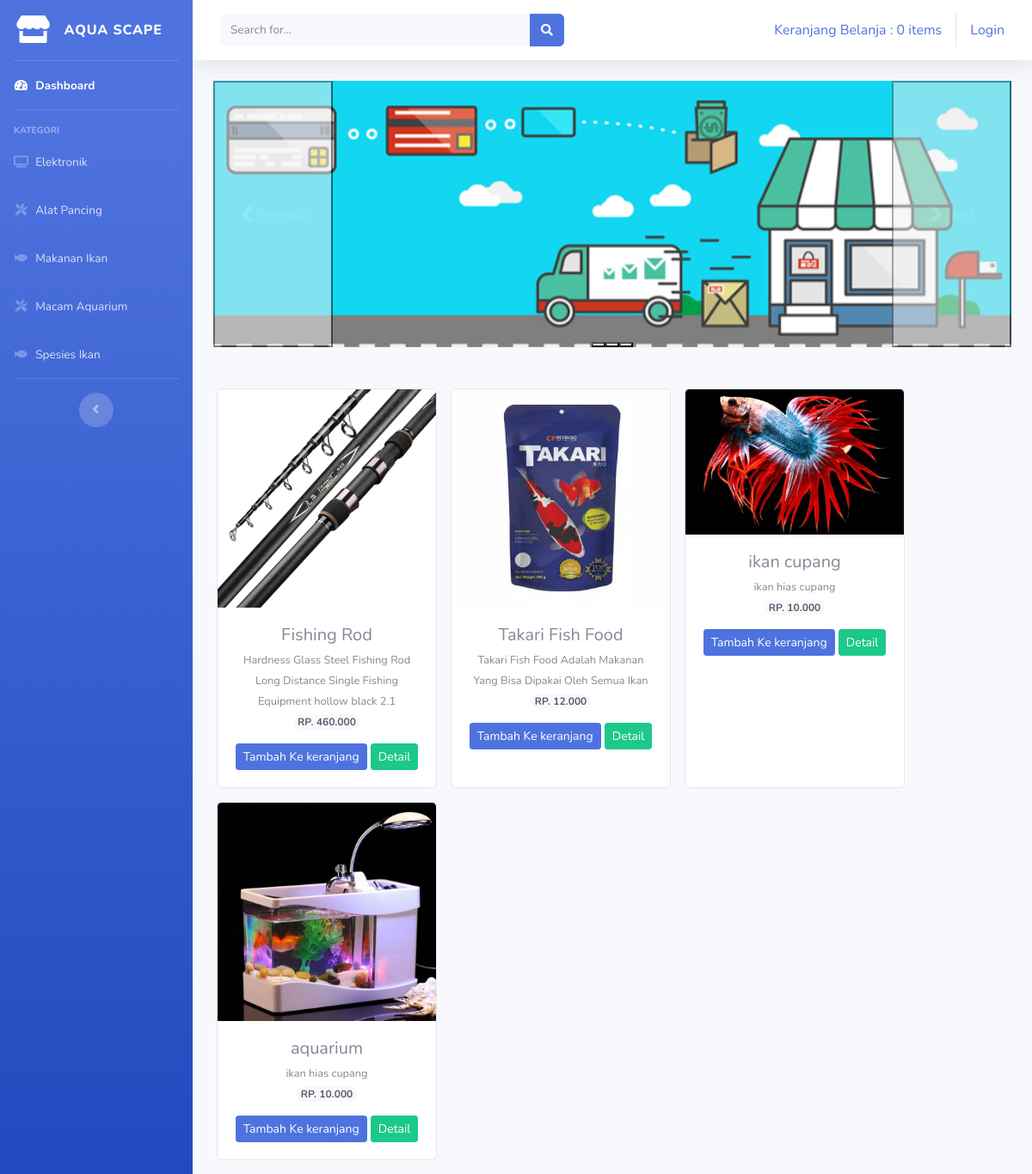
Before: / with the older database file.
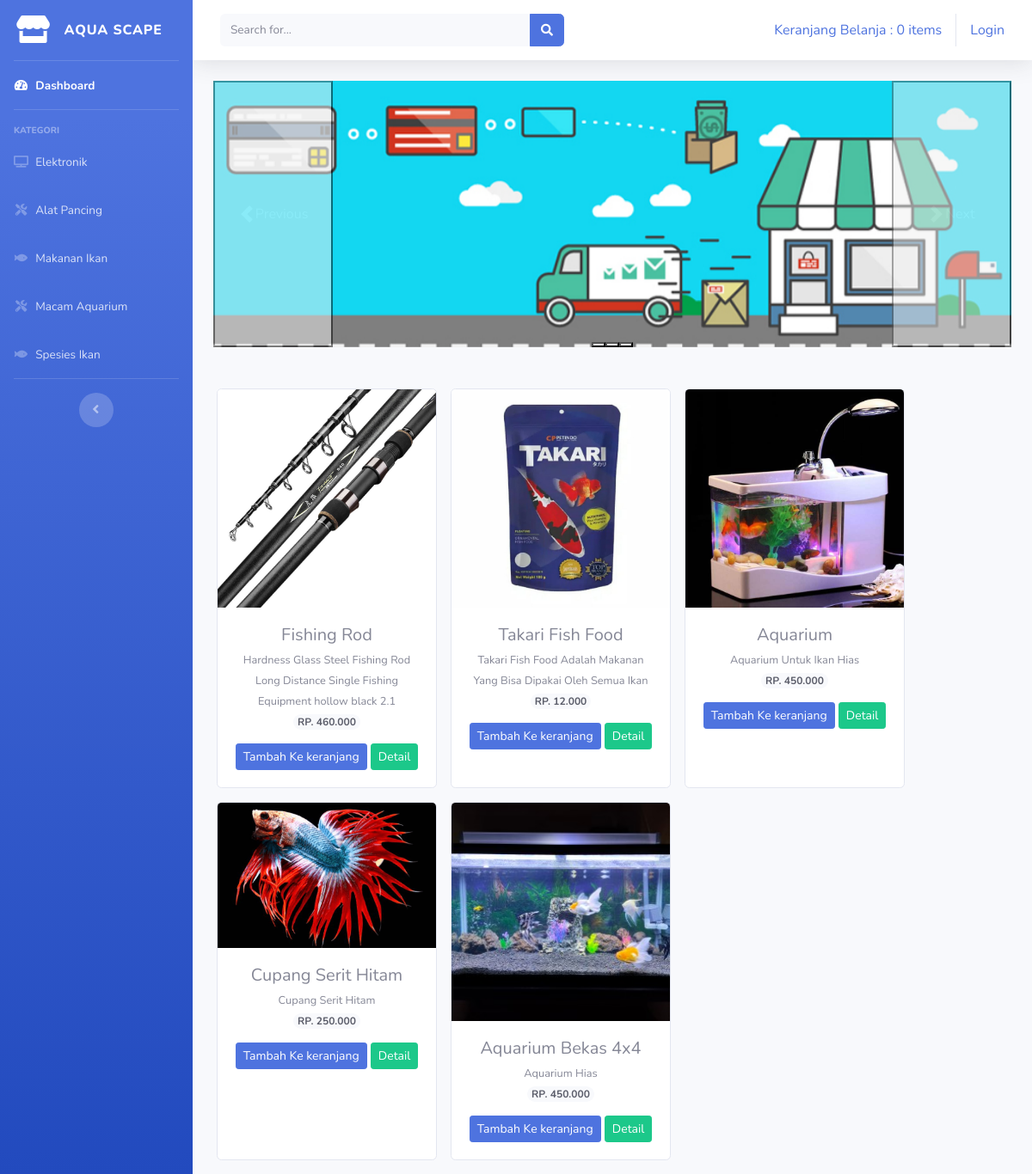
After: the same page with the newer database file.
### tables this page shows
CREATE TABLE `tbbarang` (
  `id_barang` int(11) NOT NULL,
  `nama_barang` varchar(120) NOT NULL,
  `keterangan` varchar(225) NOT NULL,
  `kategori` varchar(60) NOT NULL,
  `harga` int(11) NOT NULL,
  `stok` int(4) NOT NULL,
  `gambar` text NOT NULL
);

### application/controllers/Welcome.php (called while the page is built, shortened)
<?php
class Welcome extends CI_Controller {
	public function index()
    {
        $data['barang'] = $this->model_barang->tampil_data()->result();
        $this->load->view('templates/header');
        $this->load->view('templates/sidebar');
        $this->load->view('dashboard', $data);
        $this->load->view('templates/footer');
    }
}

### index.php (called while the page is built, shortened)
<?php
require_once BASEPATH.'core/CodeIgniter.php';

### application/models/model_barang.php (called while the page is built, shortened)
<?php
class Model_barang extends CI_Model
{
    public function tampil_data()
    {
        return $this->db->get('tbbarang');
    }
}

### application/views/dashboard.php (the view, shortened to what this page needs)
<div class="container-fluid">
    <div id="carouselExampleIndicators" class="carousel slide" data-bs-ride="carousel">
        <div class="carousel-indicators">
            <button type="button" data-bs-target="#carouselExampleIndicators" data-bs-slide-to="0" class="active" aria-current="true" aria-label="Slide 1"></button>
            <button type="button" data-bs-target="#carouselExampleIndicators" data-bs-slide-to="1" aria-label="Slide 2"></button>
            <button type="button" data-bs-target="#carouselExampleIndicators" data-bs-slide-to="2" aria-label="Slide 3"></button>
        </div>
        <div class="carousel-inner">
            <div class="carousel-item active">
                <img src="<?php echo base_url('assets/img/slider1.jpg') ?>" class="d-block w-100" alt="...">
            </div>
        </div>
    <button class="carousel-control-prev" type="button" data-bs-target="#carouselExampleIndicators" data-bs-slide="prev">
        <span class="carousel-control-prev-icon" aria-hidden="true"></span>
        <span class="visually-hidden">Previous</span>
    </button>
    <button class="carousel-control-next" type="button" data-bs-target="#carouselExampleIndicators" data-bs-slide="next">
        <span class="carousel-control-next-icon" aria-hidden="true"></span>
        <span class="visually-hidden">Next</span>
    </button>
    </div>
    <div class="row text-center mt-5">
        <?php foreach($barang as $brg) : ?>
            <div class="card ml-3 mb-3" style="width: 16rem;">
                <img src="<?php echo base_url().'/uploads/'.$brg->gambar ?>" class="card-img-top" alt="...">
                <div class="card-body">
                    <h5 class="card-title mb-1"><?php echo $brg->nama_barang ?></h5>
                    <small><?php echo $brg->keterangan ?></small><br>
                    <span class="badge rounded-pill bg-light text-dark mb-3">RP. <?php echo number_format($brg->harga, 0,',','.') ?></span><br>
                    <?php echo anchor('dashboard/tambah_ke_keranjang/' .$brg->id_barang, '<div class="btn btn-sm btn-primary">Tambah Ke keranjang</div>') ?>
                    <?php echo anchor('dashboard/detail/' .$brg->id_barang, '<div class="btn btn-sm btn-success">Detail</div>') ?>
                </div>
            </div>
        <?php endforeach;?>
    </div>
</div>

### application/views/templates/header.php (shortened to what this page needs)
<!DOCTYPE html>
<html lang="en">
<head>
    <link href="<?php echo base_url() ?>assets/vendor/fontawesome-free/css/all.min.css" rel="stylesheet" type="text/css">
    <link href="<?php echo base_url() ?>assets/css/sb-admin-2.min.css" rel="stylesheet">
</head>

### application/views/templates/sidebar.php (shortened to what this page needs)
<body id="page-top">
    <div id="wrapper">
        <ul class="navbar-nav bg-gradient-primary sidebar sidebar-dark accordion" id="accordionSidebar">
            <a class="sidebar-brand d-flex align-items-center justify-content-center" href="<?php echo base_url('dashboard') ?>">
                <div class="sidebar-brand-icon">
                <i class="fas fa-store"></i>
                </div>
                <div class="sidebar-brand-text mx-3">Aqua Scape</div>
            </a>
            <hr class="sidebar-divider my-0">
            <li class="nav-item active">
                <a class="nav-link" href="<?php echo base_url('dashboard') ?>">
                    <i class="fas fa-fw fa-tachometer-alt"></i>
                    <span>Dashboard</span></a>
            </li>
            <hr class="sidebar-divider">
            <div class="sidebar-heading">
                KATEGORI
            </div>
            <li class="nav-item">
                <a class="nav-link" href="<?php echo base_url('kategori/elektronik') ?>">
                    <i class="fas fa-fw fa-tv"></i>
                    <span>Elektronik</span></a>
            </li>
            <li class="nav-item">
                <a class="nav-link" href="<?php echo base_url('kategori/alat_pancing') ?>">
                    <i class="fas fa-fw fa-tools"></i>
                    <span>Alat Pancing</span></a>
            </li>
            <li class="nav-item">
                <a class="nav-link" href="<?php echo base_url('kategori/makanan_ikan') ?>">
                    <i class="fas fa-fw fa-fish"></i>
                    <span>Makanan Ikan</span></a>
            </li>
            <li class="nav-item">
                <a class="nav-link" href="<?php echo base_url('kategori/macam_aquarium') ?>">
                    <i class="fas fa-fw fa-tools"></i>
                    <span>Macam Aquarium</span></a>
            </li>
            <li class="nav-item">
                <a class="nav-link" href="<?php echo base_url('kategori/spesies_ikan') ?>">
                    <i class="fas fa-fw fa-fish"></i>
                    <span>Spesies Ikan</span></a>
            </li>
            <hr class="sidebar-divider d-none d-md-block">
            <div class="text-center d-none d-md-inline">
                <button class="rounded-circle border-0" id="sidebarToggle"></button>
            </div>
        </ul>
        <div id="content-wrapper" class="d-flex flex-column">
            <div id="content">
                <nav class="navbar navbar-expand navbar-light bg-white topbar mb-4 static-top shadow">
                    <form
                        class="d-none d-sm-inline-block form-inline mr-auto ml-md-3 my-2 my-md-0 mw-100 navbar-search">
                        <div class="input-group">
                            <input type="text" class="form-control bg-light border-0 small" placeholder="Search for..."
                                aria-label="Search" aria-describedby="basic-addon2">
                            <div class="input-group-append">
                                <button class="btn btn-primary" type="button">
                                    <i class="fas fa-search fa-sm"></i>
                                </button>
                            </div>
                        </div>
                    </form>
                    <ul class="navbar-nav ml-auto">
                        <div class="navbar">
                            <ul class="nav navbar-nav navbar-right">
                                <li>
                                    <?php
                                    $keranjang = 'Keranjang Belanja : '.$this->cart->total_items(). ' items' ?>
                                <?php echo anchor('dashboard/detail_keranjang', $keranjang) ?>
                            </li>
                            </ul>
                                <ul class="nav navbar-nav navbar-right">
                                    <?php if($this->session->userdata('username')) { ?>
                                        <li class="ml-2"><?php echo anchor('auth/logout','Logout'); ?></li>
                                    <?php } else { ?>
                                        <li><?php echo anchor('auth/login', 'Login'); ?></li>
                                    <?php } ?>
                    </ul>
                    </div>
                </nav>

### application/views/templates/footer.php (shortened to what this page needs)
</body>
</html>

Changed rows visible on the page:
removed tbbarang: gambar (picture), nama_barang "aquarium", keterangan "ikan hias cupang", harga "10.000", id_barang "Tambah Ke keranjang", id_barang "Detail"
added tbbarang: gambar (picture), nama_barang "Aquarium", keterangan "Aquarium Untuk Ikan Hias", harga "450.000", id_barang "Tambah Ke keranjang", id_barang "Detail"
changed tbbarang: nama_barang "ikan cupang" → "Cupang Serit Hitam"; keterangan "ikan hias cupang" → "Cupang Serit Hitam"; harga "10.000" → "250.000"
added tbbarang: gambar (picture), nama_barang "Aquarium Bekas 4x4", keterangan "Aquarium Hias", harga "450.000", id_barang "Tambah Ke keranjang", id_barang "Detail"
